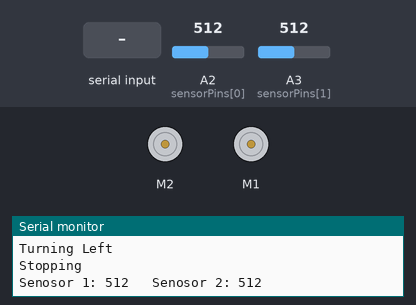
The sketch below on a simulated Arduino Uno, built with avr-gcc and run on an emulated ATmega328P. Shown: 2 × DC motor (green arrow = forward, orange = backward, longer = faster), the last lines printed to the serial monitor. Inputs (shaded band) come from the test bench; at power-on: A2 (sensorPins[0]) = 512, A3 (sensorPins[1]) = 512.

Above: at 1.2 s.
1.3 s: "90,45,200\n" received over Serial
At 1.9 s:
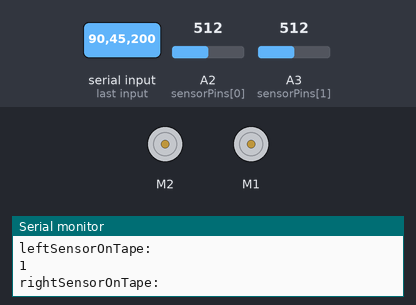
4.3 s: "30,150,10\n" received over Serial
At 4.88 s:
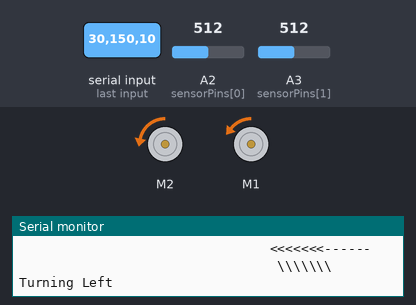
7.3 s: A2 (sensorPins[0]) set to 104
10.3 s: A2 (sensorPins[0]) set to 89
13.3 s: A3 (sensorPins[1]) set to 372
16.3 s: "90,45\n" received over Serial
At 16.54 s:
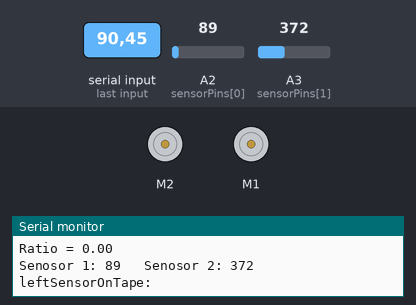
Timing chart, 0 to 20.3 s (numbered marks = the images above; inputs shaded):
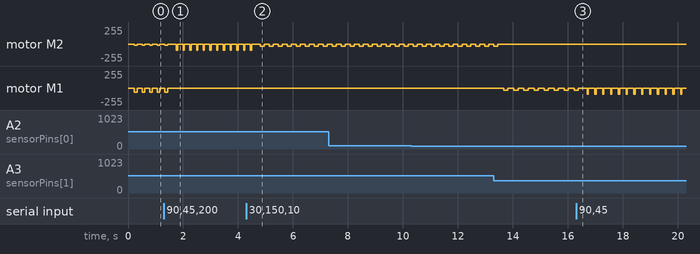

Measured:
- after the input at 1.3 s, motor M1: goes on until 1.4 s, then stays stopped
- after the input at 4.3 s, motor M1: alternates backward 3/255 for 0.15 s and stopped for 0.18 s, starting after 0.51 s
- after the input at 16.3 s, motor M2: goes on until 16.4 s, then stays stopped
- by itself, motor M2: repeats every 0.37 s: stopped 0.22 s, backward 3/255 0.15 s
- by itself, motor M1: alternates backward 60/255 for 0.10 s and stopped for 0.18 s

The sketch:

motorCommands.ino
```cpp
#include <Adafruit_MotorShield.h>

// Create the motor shield object with the default I2C address
Adafruit_MotorShield AFMS = Adafruit_MotorShield();

// Select which 'port' M1, M2, M3 or M4. In this case, M1
Adafruit_DCMotor *myMotorLeft = AFMS.getMotor(2);
Adafruit_DCMotor *myMotorRight = AFMS.getMotor(1);

const int numSensors = 2;
const int sensorPins[numSensors] = {A2, A3};
int sensorValues[numSensors];

const int THRESH = 382;
int SPEED = 15;

String readString;

int SPEEDc = 15;
int DELAYc = 100;
float ratio;
float RATIOc = 4;

void setup()
{
  Serial.begin(9600); // set up Serial library at 9600 bps
  Serial.println("Adafruit Motorshield v2 - DC Motor test!");

  if (!AFMS.begin())
  { // create with the default frequency 1.6KHz
    // if (!AFMS.begin(1000)) {  // OR with a different frequency, say 1KHz
    Serial.println("Could not find Motor Shield. Check wiring.");
    while (1)
      ;
  }
  Serial.println("Motor Shield found.");

  // turn on motor
  myMotorLeft->run(RELEASE);
  myMotorRight->run(RELEASE);
}

void readSensors()
{
  for (int sensor = 0; sensor < numSensors; sensor++)
  {
    sensorValues[sensor] = analogRead(sensorPins[sensor]);
  }

  Serial.print("Senosor 1: ");
  Serial.print(sensorValues[0]);
  Serial.print("   Senosor 2: ");
  Serial.println(sensorValues[1]);
}

void driveForward(int speed)
{
  Serial.println("Driving Forward");
  myMotorLeft->setSpeed(speed);
  myMotorRight->setSpeed(speed);
  myMotorRight->run(BACKWARD);
  myMotorLeft->run(BACKWARD);
}

void turnLeft(int speed)
{
  Serial.println("Turning Left");
  myMotorLeft->setSpeed(speed);
  myMotorRight->setSpeed(RATIOc * speed);
  myMotorRight->run(BACKWARD);
  myMotorLeft->run(BACKWARD);
}

void turnRight(int speed)
{
  Serial.println("Turning Right");
  myMotorLeft->setSpeed(RATIOc * speed);
  myMotorRight->setSpeed(speed);
  myMotorRight->run(BACKWARD);
  myMotorLeft->run(BACKWARD);
}

void pivotLeft(int speed)
{
  Serial.println("Turning Left");
  myMotorLeft->setSpeed(speed);
  myMotorRight->setSpeed(RATIOc * speed);
  myMotorRight->run(BACKWARD);
  myMotorLeft->run(FORWARD);
}

void pivotRight(int speed)
{
  Serial.println("Turning Right");
  myMotorLeft->setSpeed(RATIOc * speed);
  myMotorRight->setSpeed(speed);
  myMotorRight->run(BACKWARD);
  myMotorLeft->run(FORWARD);
}

void stop()
{
  Serial.println("Stopping");
  myMotorLeft->run(RELEASE);
  myMotorRight->run(RELEASE);
}

bool leftSensorOnTape() {
  return 1 - (sensorValues[0] < THRESH);
}

bool rightSensorOnTape() {
  return 1 - (sensorValues[1] < THRESH);
}

void printForward() {
    Serial.println("                                  /\\");
    Serial.println("                                 /||\\");
    Serial.println("                                //||\\\\");
    Serial.println("                               ///||\\\\\\");
    Serial.println("                                  ||");
    Serial.println("                                  ||");
    Serial.println("                                  ||");
}

void printLeft() {
    Serial.println("                                 ///////");
    Serial.println("                                <<<<<<<------");
    Serial.println("                                 \\\\\\\\\\\\\\");
}

void printRight() {
    Serial.println("                                               \\\\\\\\\\\\\\");
    Serial.println("                                          ------>>>>>>>");
    Serial.println("                                               ///////");
}

void loop()
{
  while(Serial.available()){
    delay(10);
    if(Serial.available() > 0) {
      char c = Serial.read();
      readString += c;
    }
  }
  if(readString.length() > 0) {
    Serial.println(readString);
    SPEEDc = (readString.substring(0,3)).toInt();
    DELAYc = (readString.substring(3,7)).toInt();
    ratio = (readString.substring(7,10)).toFloat();
    RATIOc = ratio / 100;
    Serial.println("Speed = " + String(SPEEDc));
    Serial.println("Delay = " + String(DELAYc));
    Serial.println("Ratio = " + String(RATIOc));
    readString = "";
  }


  // driveForward(SPEEDc);
  readSensors();

  // if (leftSensorOnTape() && 1 - rightSensorOnTape()) {
  //   driveForward(SPEED);
  //   printForward();
  //   Serial.println(111);

  // }

  // else if (1 - leftSensorOnTape() && rightSensorOnTape()){
  //   turnRight(SPEED);
  //   printRight();
  //   Serial.println(222);
  // }

  // else if (1 - leftSensorOnTape() && 1 - rightSensorOnTape()) {
  //   turnLeft(SPEED);
  //   printLeft();
  //   Serial.println(333);
  // }

  // else if (leftSensorOnTape() && rightSensorOnTape()) {
  //   turnRight(SPEED);
  //   printRight();
  //   Serial.println(444);

  // }

  // else {
  //   Serial.print("error!");
  // }

  Serial.println("leftSensorOnTape: "); Serial.println(leftSensorOnTape());
  Serial.println("rightSensorOnTape: "); Serial.println(rightSensorOnTape());

  // Serial.println("leftSensorOnTape: ");Serial.println(sensorValues[0] < THRESH);
  // Serial.println("rightSensorOnTape: "); Serial.println(sensorValues[1] < THRESH);

  if (leftSensorOnTape() || rightSensorOnTape()) {
    printLeft();
    turnLeft(SPEEDc);
  }

  else {
    printRight();
    turnRight(SPEEDc);
  }

  delay(DELAYc);
  stop();
  // delay(DELAYc);

  // delay(1000;

}
```
